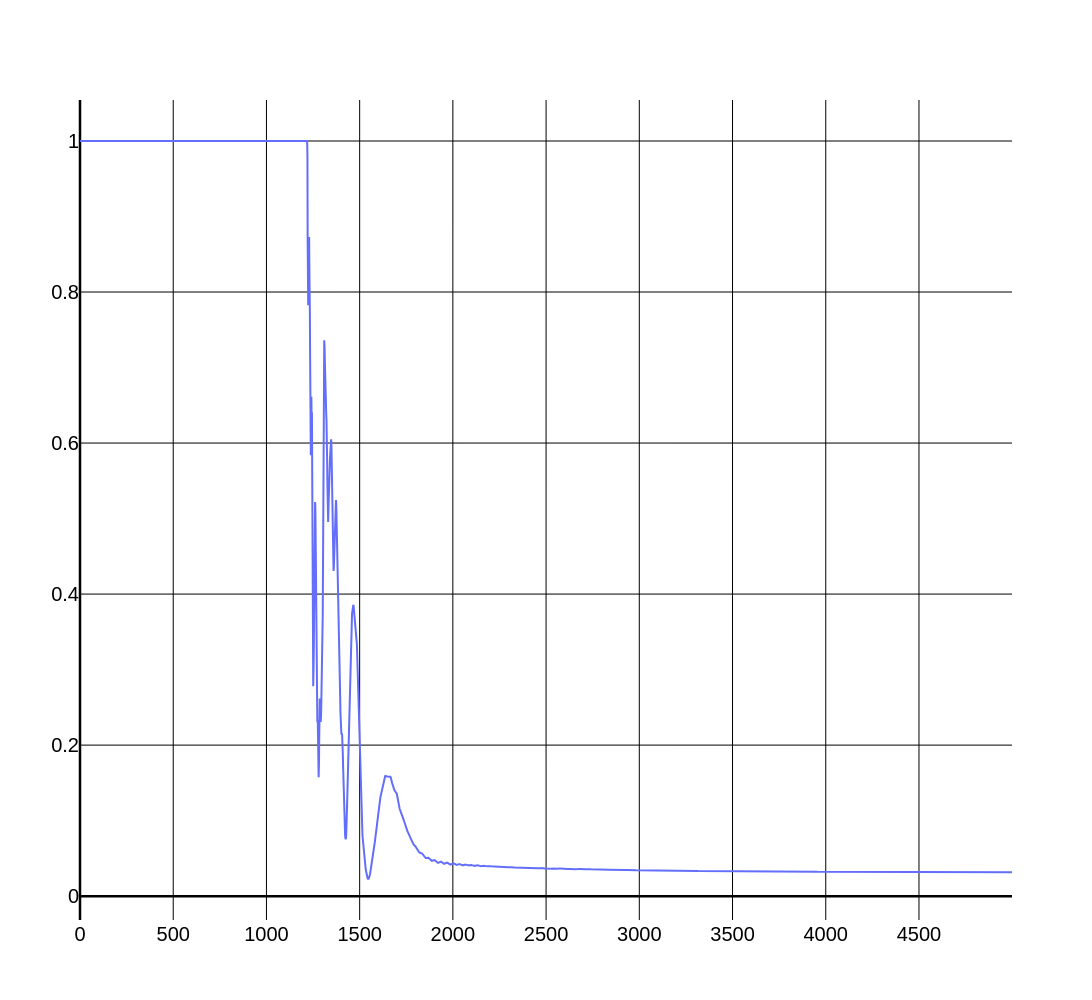

This figure's notebook cell:
### Code cell
plt.reset()
plt.add_data(x = np.arange(Phi.shape[0]), y = Phi[:,0].real.__pow__(2).sum(-1))
plt.show()

### Figure 1 — Plotly figure (JSON) as saved in the notebook; plotly's stock layout.template omitted (floating-point values rounded to 4 significant figures; data arrays with more than 128 entries replaced by an {"elided": "..."} marker saying what was removed)
{"data": [{"name": "Curve0", "type": "scatter", "x": {"elided": "5000 int values"}, "xaxis": "x", "y": {"elided": "5000 float values"}, "yaxis": "y"}], "layout": {"font": {"color": "black", "family": "Arial, sans-serif", "size": 20}, "height": 1000, "hoverlabel": {"bgcolor": "white", "bordercolor": "black", "font": {"color": "black", "family": "Arial", "size": 14}}, "paper_bgcolor": "rgba(0,0,0,0)", "plot_bgcolor": "white", "title": {"font": {"color": "black", "family": "Arial, sans-serif", "size": 30}}, "width": 2000, "xaxis": {"anchor": "y", "domain": [0, 1], "gridcolor": "black", "showgrid": true, "tickcolor": "black", "tickfont": {"color": "black", "family": "Arial, sans-serif", "size": 20}, "title": {"font": {"color": "black", "family": "Arial, sans-serif", "size": 25}}, "zeroline": true, "zerolinecolor": "black", "zerolinewidth": 2.5}, "yaxis": {"anchor": "x", "domain": [0, 1], "gridcolor": "black", "showgrid": true, "tickcolor": "black", "tickfont": {"color": "black", "family": "Arial, sans-serif", "size": 20}, "title": {"font": {"color": "black", "family": "Arial, sans-serif", "size": 25}}, "zeroline": true, "zerolinecolor": "black", "zerolinewidth": 2.5}}}
